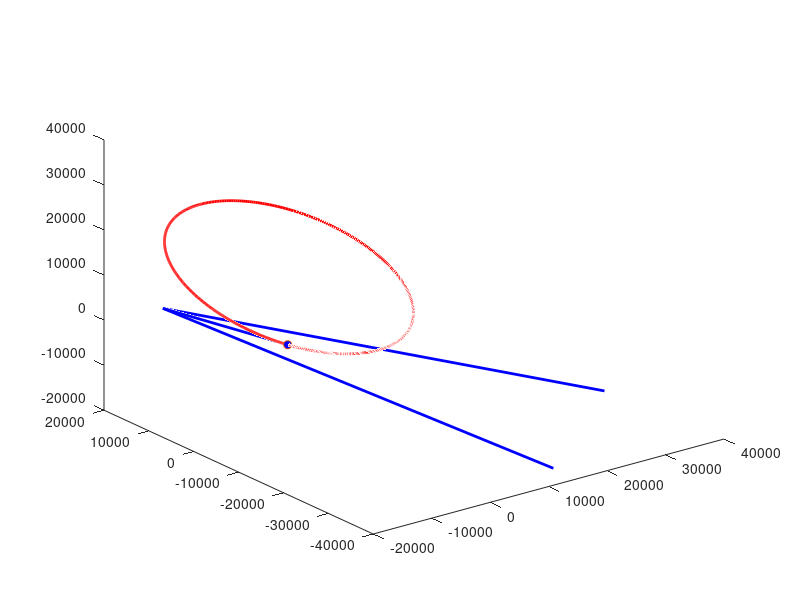

This chart was generated by the following MATLAB code: (Note: this script raises an error after producing the figure.)
% limpa framework
clear all;
close all;
clc;

% vetores iniciais
% posicao inicial
r_0 = [205.081; 5393.556; -5866.674]; % [km]
%r_0 = [10016.34; -17012.52; 7899.28];
% velocidade inicial
v_0 = [-5.518; 6.72; 2.901]; % [km/s]
%v_0 = [2.5; -1.05; 3.88];

% vetor de condições iniciais
X_0 = [r_0; v_0];

% parametro gravitacional par uma orbita Terrestr u = G * m_Terra
u = 3.986e5;
% energia total específica orbital
E = norm(v_0)^2/2 - u/norm(r_0);
% semieixo maior da órbita
a = -u/(2*E);
% período da órbita
T = 2*pi*sqrt(a^3/u);

% Sistema de equações para o problema dos dois corpos
doisCorpos = @(t, X) [zeros(3,3), eye(3); -(u/norm(X(1:3,1))^3)*eye(3), zeros(3,3)]*X;

% ajuste da tolerância relativa do integrador
options = odeset('RelTol',1e-9);

% numero de órbitas a serem propagadas 
nOrbitas = 1;

% integração numérica das equações doisCorpos considerando as condicoes
% iniciais X_0, para integração é utilizado um tempo múltiplo do período
% orbital
[t X] = ode45(doisCorpos, [0 nOrbitas*T], X_0, options);

%% figura 1 - plot 3D animado da órbita
fig = figure;
plot3(X(:,1),X(:,2),X(:,3),'LineWidth',2,'Color','red');
hold on;
p = plot3(X(1,1),X(1,2),X(1,3),'o','MarkerFaceColor','blue');
vel = quiver3(X(1,1),X(1,2),X(1,3),X(1,4),X(1,5),X(1,6),'AutoScaleFactor',2000,'LineWidth',2,'Color','blue','MaxHeadSize',2);

% plot do elipsóide terrestre utilizando o modelo GRS80
earth = referenceEllipsoid('GRS80','km');
[x, y, z] = ellipsoid(0,0,0,earth.SemimajorAxis, earth.SemimajorAxis, earth.SemiminorAxis);
globe = surf(x, y, -z, 'FaceColor', 'none', 'EdgeColor', 0.5*[1 1 1]);
image_file = 'https://noperation.files.wordpress.com/2012/11/world32k.jpg';
cdata = imread(image_file);
set(globe, 'FaceColor', 'texturemap', 'CData', cdata,'EdgeColor', 'none');

% unidades de opções do gráfico
xlabel('[km]');
ylabel('[km]');
zlabel('[km]');
axis equal;
ax = gca;
xlim(ax.XLim*1.1);
ylim(ax.YLim*1.1);
zlim([ax.ZLim(1)*2 ax.ZLim(2)]);
axis manual;
grid;

n = 13;
for k = 1:n:length(X(:,1))
    set(p, 'XData', X(k,1));
    set(p, 'YData', X(k,2));
    set(p, 'ZData', X(k,3));
    set(vel, 'XData', X(k,1));
    set(vel, 'yData', X(k,2));
    set(vel, 'ZData', X(k,3));
    set(vel, 'UData', X(k,4));
    set(vel, 'VData', X(k,5));
    set(vel, 'WData', X(k,6));
     if k > 1
         delay = (t(k)-t(k-n))/10000;
         pause(delay);
     end
    drawnow;
end
hold off;

%% figura 2 - plano orbital e vetores de velocidade
fig2 = figure;
plot3(X(:,1),X(:,2),X(:,3),'LineWidth',2,'Color','red');
hold on;

% plot do elipsóide terrestre utilizando o modelo GRS80
earth = referenceEllipsoid('GRS80','km');
[x, y, z] = ellipsoid(0,0,0,earth.SemimajorAxis, earth.SemimajorAxis, earth.SemiminorAxis);
globe = surf(x, y, -z, 'FaceColor', 'none', 'EdgeColor', 0.5*[1 1 1]);
image_file = 'https://noperation.files.wordpress.com/2012/11/world32k.jpg';
cdata = imread(image_file);
set(globe, 'FaceColor', 'texturemap', 'CData', cdata,'EdgeColor', 'none');

% plot vetores de velocidade no plano orbital
fim = int32(length(X(:,1))/nOrbitas);
for i=1:40:fim
    quiver3(X(i,1),X(i,2),X(i,3),X(i,4),X(i,5),X(i,6),'AutoScaleFactor',1200,'LineWidth',2,'Color','blue','MaxHeadSize',3);
end

% unidades de opções do gráfico
xlabel('[km]');
ylabel('[km]');
zlabel('[km]');
view(cross(r_0,v_0));
axis equal;
grid;
